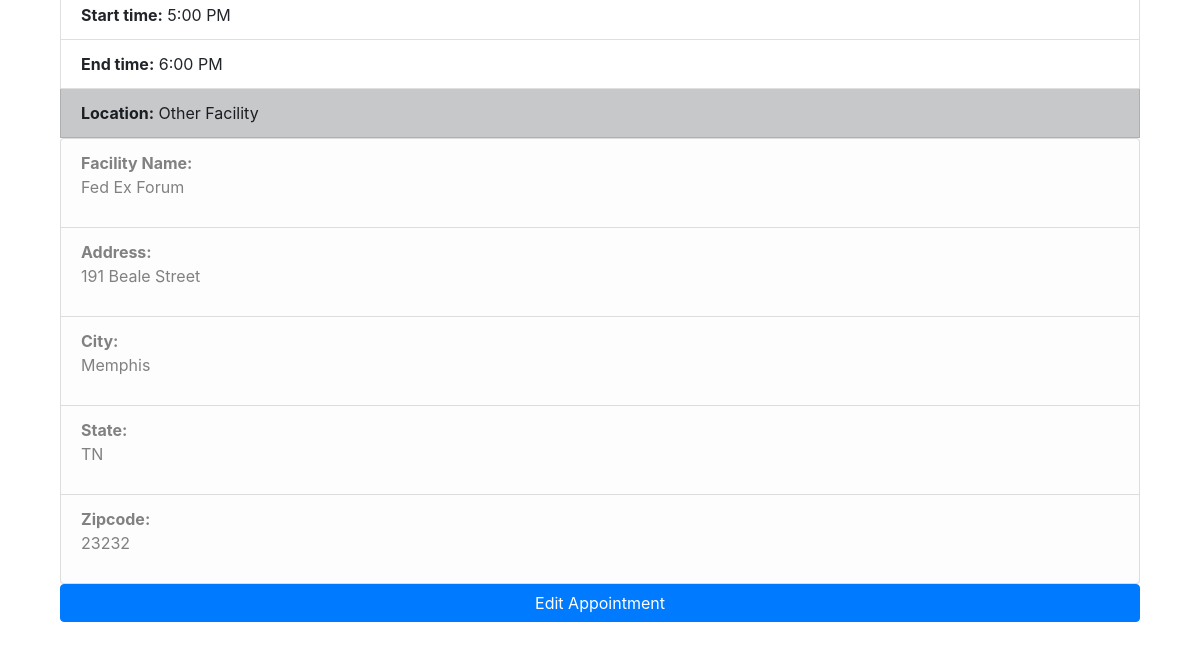
/schedules/ (lower part), run on an earlier commit of the app's database.
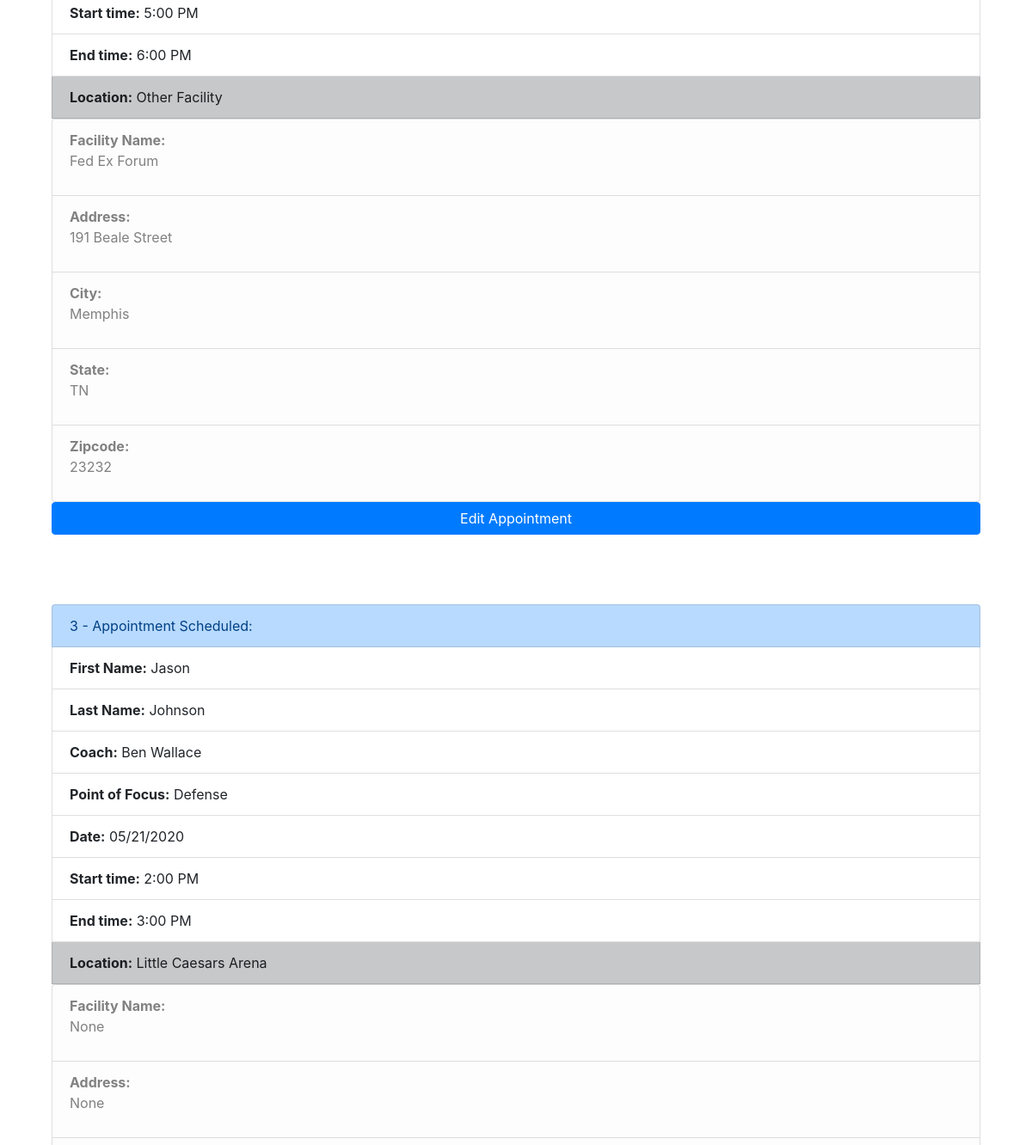
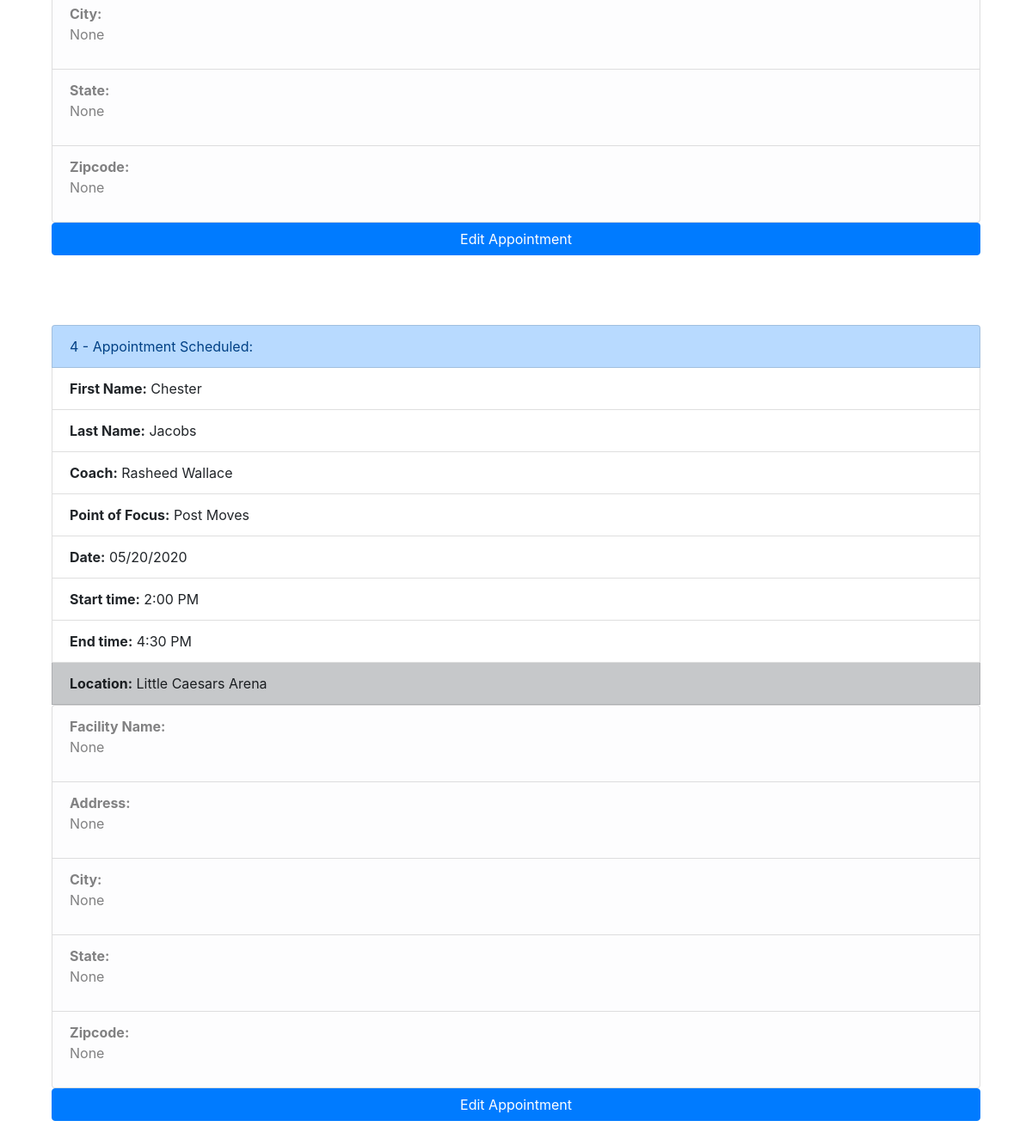
And on a later commit of the database (2 pictures, top to bottom).
### pages/models.py (models this page shows, shortened)
class Time(models.Model):
	first = models.CharField(max_length=200, blank=True, null=True)
	last = models.CharField(max_length=200, blank=True, null=True)
	coach = models.CharField(max_length=200, blank=True, null=True)
	focus = models.CharField(max_length=200, blank=True, null=True)
	date = models.CharField(max_length=200)
	start = models.CharField(max_length=200)
	end = models.CharField(max_length=200)
	location = models.CharField(max_length=200, blank=True, null=True)
	facility = models.CharField(max_length=200, blank=True, null=True)
	address = models.CharField(max_length=200, blank=True, null=True)
	city = models.CharField(max_length=200, blank=True, null=True)
	state = models.CharField(max_length=200, blank=True, null=True)
	zipcode = models.CharField(max_length=200, blank=True, null=True)

### pages/views.py (the view)
# urls.py: path('schedules/', views.schedules, name='schedules'),
def schedules(request):
	all_appointments = Time.objects.all
	return render(request, "about.html", {'all_appointments': all_appointments}) # Passing in all_appointments as all_appointments

### pages/templates/about.html (shortened to what this page needs)
{% extends 'home.html' %}
{% block content %}
	<br>
	<div class="container">
		{% if all_appointments %}
			{% for times in all_appointments %}
			<br>
			<div class="col-sm">
				<ul class="list-group">
					<li class="list-group-item list-group-item-primary">{{ forloop.counter}} - Appointment Scheduled:</li>
					<li class="list-group-item"><strong>First Name:</strong> {{ times.first }}</li>
					<li class="list-group-item"><strong>Last Name:</strong> {{ times.last }}</li>
					<li class="list-group-item"><strong>Coach:</strong> {{ times.coach }}</li>
					<li class="list-group-item"><strong>Point of Focus:</strong> {{ times.focus }}</li>
					<li class="list-group-item"><strong>Date:</strong> {{ times.date }}</li>
					<li class="list-group-item"><strong>Start time:</strong> {{ times.start }}</li>
					<li class="list-group-item"><strong>End time:</strong> {{ times.end }}</li>
					<li class="list-group-item list-group-item-dark" id="locay2"><strong>Location:</strong> {{ times.location }}</li>
						<div id="facilblock">
							<li class="list-group-item list-group-item-light"><strong>Facility Name:</strong><p> {{ times.facility }}</p></li>
							<li class="list-group-item list-group-item-light"><strong>Address:</strong><p class="eaddy"> {{ times.address }}</p></li>
							<li class="list-group-item list-group-item-light"><strong>City:</strong><p class="ecity"> {{ times.city }}</p></li>
							<li class="list-group-item list-group-item-light"><strong>State:</strong><p class="estate"> {{ times.state }}</p></li>
							<li class="list-group-item list-group-item-light"><strong>Zipcode:</strong><p class="ezip"> {{ times.zipcode }}</p></li>
						</div>
					<a href="{% url 'edit' times.id %}" class="btn btn-block btn-primary">Edit Appointment</a>
					<br>
				</ul>
			</div>
			{% endfor %}
		{% endif %}
	</div>
{% endblock %}

What changed in the data, as far as the page shows it:
added Time: first "Jason", last "Johnson", coach "Ben Wallace", focus "Defense", date "05/21/2020", start "2:00 PM", end "3:00 PM", location "Little Caesars Arena", facility "None", address "None", city "None", state "None", zipcode "None"
added Time: first "Chester", last "Jacobs", coach "Rasheed Wallace", focus "Post Moves", date "05/20/2020", start "2:00 PM", end "4:30 PM", location "Little Caesars Arena", facility "None", address "None", city "None", state "None", zipcode "None"
